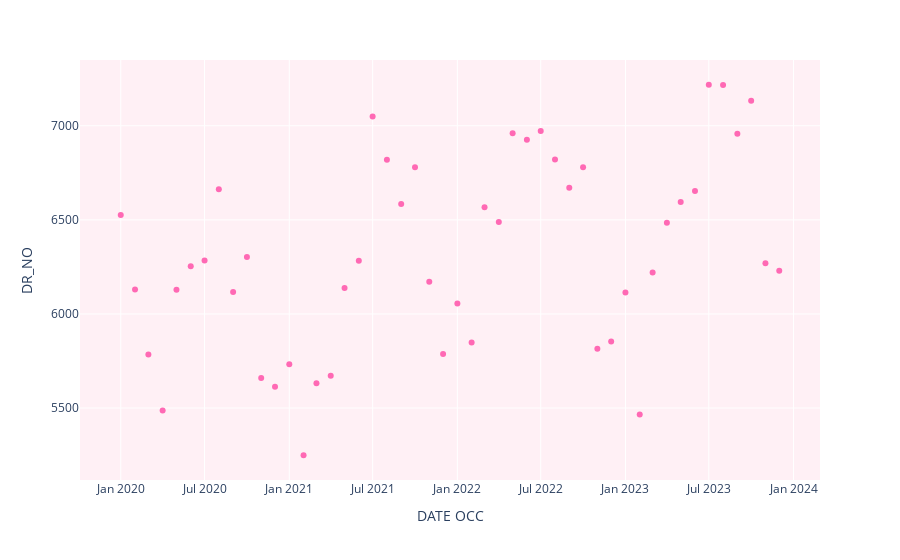

Write notebook code for a chart like this one.
### Markdown cell above
Now we plot the data.

### Code cell
import plotly.express as px
fig=px.scatter(trainer_set2, x='DATE OCC', y='DR_NO').update_traces(marker=dict(color='hotpink'))
fig.update_layout(plot_bgcolor='lavenderblush')
fig.show()

### Figure 1 — Plotly figure (JSON) as saved in the notebook; plotly's stock layout.template omitted (floating-point values rounded to 4 significant figures)
{"data": [{"hovertemplate": "DATE OCC=%{x}<br>DR_NO=%{y}<extra></extra>", "legendgroup": "", "marker": {"color": "hotpink", "symbol": "circle"}, "mode": "markers", "name": "", "orientation": "v", "showlegend": false, "type": "scatter", "x": ["2020-01", "2020-02", "2020-03", "2020-04", "2020-05", "2020-06", "2020-07", "2020-08", "2020-09", "2020-10", "2020-11", "2020-12", "2021-01", "2021-02", "2021-03", "2021-04", "2021-05", "2021-06", "2021-07", "2021-08", "2021-09", "2021-10", "2021-11", "2021-12", "2022-01", "2022-02", "2022-03", "2022-04", "2022-05", "2022-06", "2022-07", "2022-08", "2022-09", "2022-10", "2022-11", "2022-12", "2023-01", "2023-02", "2023-03", "2023-04", "2023-05", "2023-06", "2023-07", "2023-08", "2023-09", "2023-10", "2023-11", "2023-12"], "xaxis": "x", "y": [6526, 6130, 5784, 5487, 6129, 6254, 6284, 6662, 6117, 6303, 5659, 5613, 5732, 5249, 5632, 5672, 6138, 6282, 7049, 6819, 6584, 6779, 6171, 5787, 6055, 5848, 6567, 6489, 6960, 6926, 6972, 6821, 6671, 6779, 5815, 5853, 6114, 5466, 6220, 6484, 6595, 6654, 7218, 7217, 6958, 7133, 6270, 6230], "yaxis": "y"}], "layout": {"legend": {"tracegroupgap": 0}, "margin": {"t": 60}, "plot_bgcolor": "lavenderblush", "xaxis": {"anchor": "y", "domain": [0, 1], "title": {"text": "DATE OCC"}}, "yaxis": {"anchor": "x", "domain": [0, 1], "title": {"text": "DR_NO"}}}}
